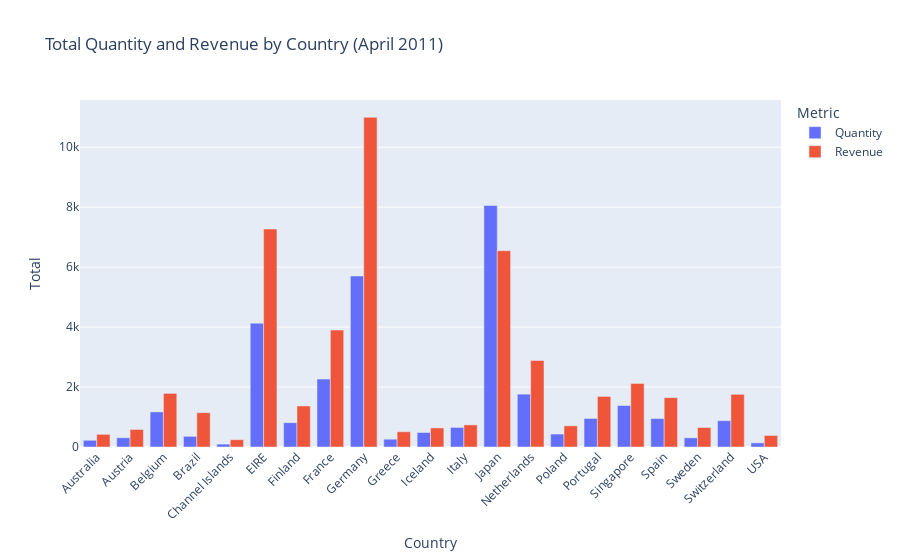

Here is the notebook cell this chart was saved with:
### Code cell
quantity_revenue_by_country = april_2011_df.groupby('Country')[['Quantity', 'Revenue']].sum().reset_index()

fig = px.bar(
    quantity_revenue_by_country,
    x='Country',
    y=['Quantity', 'Revenue'],
    barmode='group',
    title='Total Quantity and Revenue by Country (April 2011)',
    labels={'value': 'Total', 'variable': 'Metric'}
)

fig.update_layout(xaxis_tickangle=-45)
fig.show()

### Figure 1 — Plotly figure (JSON) as saved in the notebook; plotly's stock layout.template omitted (floating-point values rounded to 4 significant figures)
{"data": [{"alignmentgroup": "True", "hovertemplate": "Metric=Quantity<br>Country=%{x}<br>Total=%{y}<extra></extra>", "legendgroup": "Quantity", "marker": {"color": "#636efa", "pattern": {"shape": ""}}, "name": "Quantity", "offsetgroup": "Quantity", "orientation": "v", "showlegend": true, "textposition": "auto", "type": "bar", "x": ["Australia", "Austria", "Belgium", "Brazil", "Channel Islands", "EIRE", "Finland", "France", "Germany", "Greece", "Iceland", "Italy", "Japan", "Netherlands", "Poland", "Portugal", "Singapore", "Spain", "Sweden", "Switzerland", "USA"], "xaxis": "x", "y": [224.0, 308.0, 1170.0, 356.0, 96.0, 4129.0, 810.0, 2265.0, 5702.0, 260.0, 483.0, 653.0, 8058.0, 1762.0, 432.0, 951.0, 1384.0, 948.0, 306.0, 878.0, 137.0], "yaxis": "y"}, {"alignmentgroup": "True", "hovertemplate": "Metric=Revenue<br>Country=%{x}<br>Total=%{y}<extra></extra>", "legendgroup": "Revenue", "marker": {"color": "#EF553B", "pattern": {"shape": ""}}, "name": "Revenue", "offsetgroup": "Revenue", "orientation": "v", "showlegend": true, "textposition": "auto", "type": "bar", "x": ["Australia", "Austria", "Belgium", "Brazil", "Channel Islands", "EIRE", "Finland", "France", "Germany", "Greece", "Iceland", "Italy", "Japan", "Netherlands", "Poland", "Portugal", "Singapore", "Spain", "Sweden", "Switzerland", "USA"], "xaxis": "x", "y": [421.6, 584.8, 1788.0, 1144.0, 243.0, 7270.0, 1369.0, 3899.0, 10990.0, 509.7, 636.2, 737.8, 6548.0, 2887.0, 705.8, 1688.0, 2119.0, 1646.0, 649.1, 1757.0, 383.9], "yaxis": "y"}], "layout": {"barmode": "group", "legend": {"title": {"text": "Metric"}, "tracegroupgap": 0}, "title": {"text": "Total Quantity and Revenue by Country (April 2011)"}, "xaxis": {"anchor": "y", "domain": [0, 1], "tickangle": -45, "title": {"text": "Country"}}, "yaxis": {"anchor": "x", "domain": [0, 1], "title": {"text": "Total"}}}}
